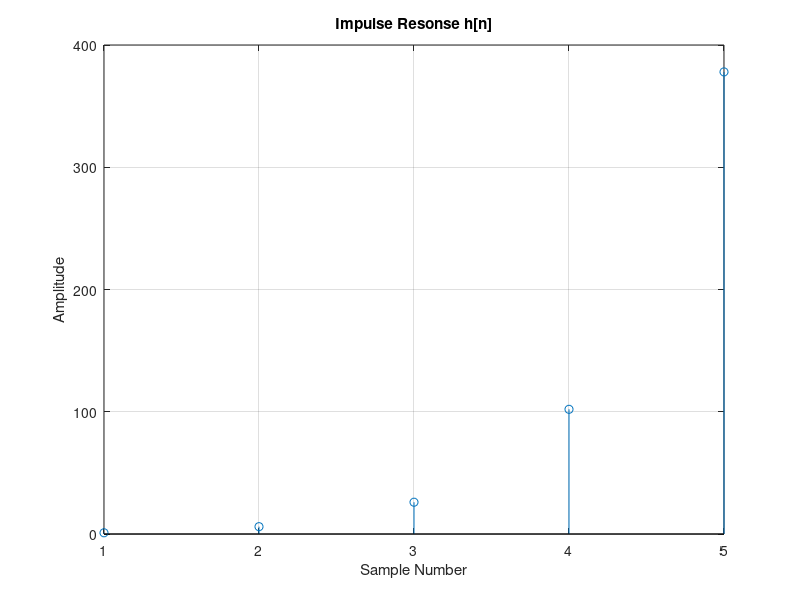
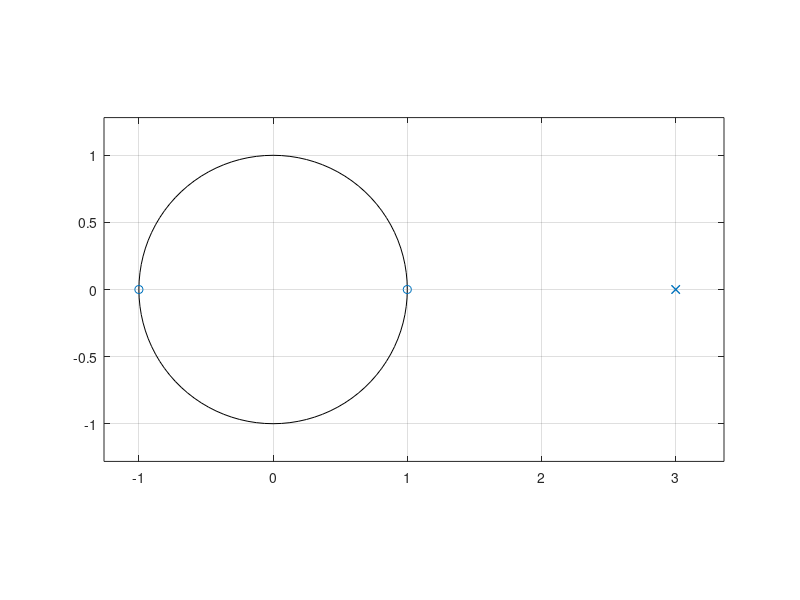
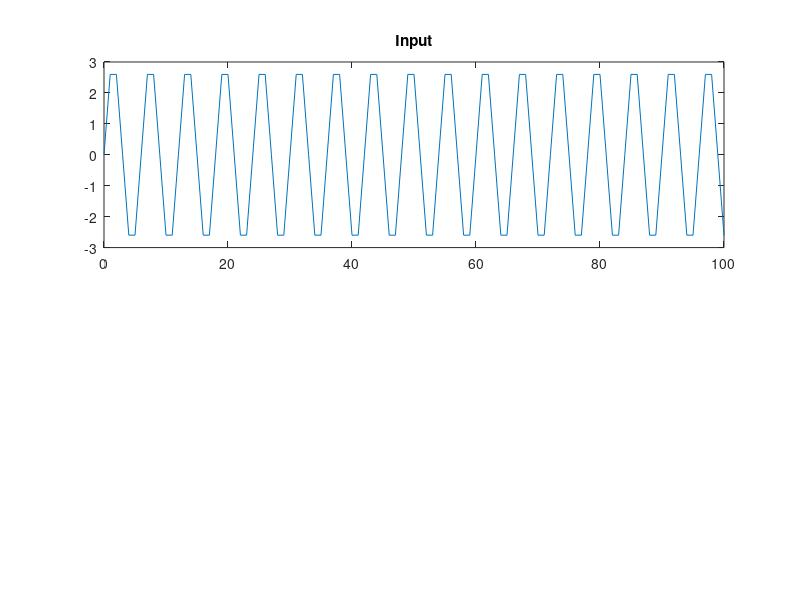

The MATLAB script that drew these images, in order:
clc;
clear;
close all;
a = [1 -6 9];
b = [1 0 -1];
%Impulse Response
L = 5;
[y,n] = impz(b,a,L);
figure;
stem(y), title('Impulse Resonse h[n]');
grid on;
xlabel('Sample Number'),ylabel('Amplitude');
%Difference Equation
disp('Difference Eqaution Coefficients');
disp('y: '), disp(b);
disp('x: '), disp(a);
%Pole-Zero plot
[z p k] = tf2zp(b,a);
disp('Zeros are at'), disp(z);
disp('Poles are at'), disp(p);
disp('Gain constant is'), disp(k);
figure;
zplane(b,a);
%Output for given input signal
n = 0:100;
u = [n>=0];
x = 3*sin(n*pi/3).*u;
y = filter(b,a,x);
figure;
subplot(211),plot(n,x),title('Input');
subplot(212),plot(n,y), title('Output for given input');